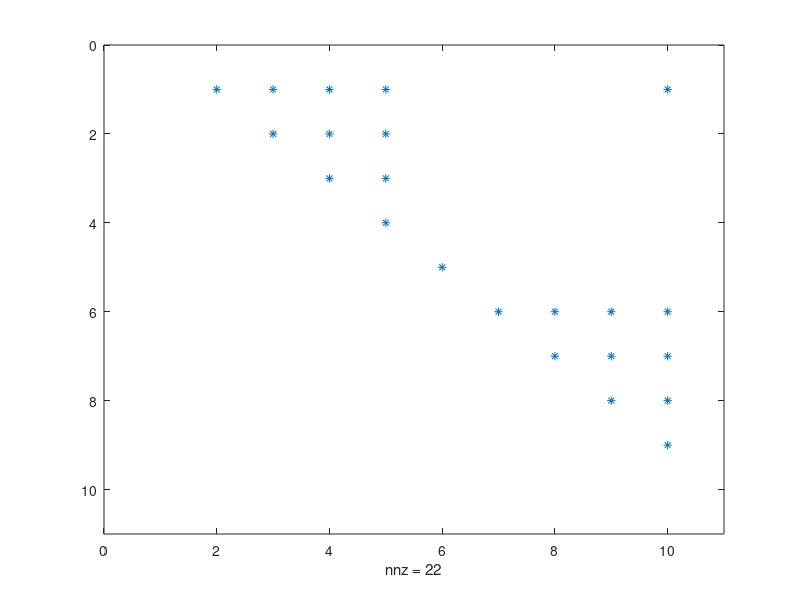

Write MATLAB code to recreate this figure. (Note: this script raises an error after producing the figure.)
A = blkdiag(ones(5),ones(5)); A(1,10) = 1; A(10,1) = 1; A(5,6) = 1; A(6,5) = 1;
A = A-diag(diag(A));
spy(A)
%%
self = 1;
debug = 0;
s = 0;
verbose = 1;
M = triu(A);

spy(M)

%%
[COMTY ending] = cluster_jl(M,s,self,debug,verbose);

cLou = COMTY.COM{end};